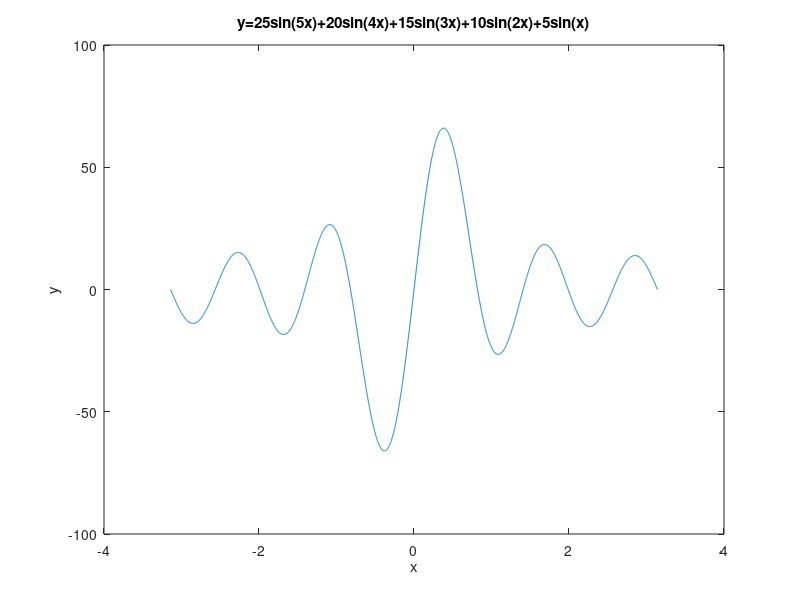
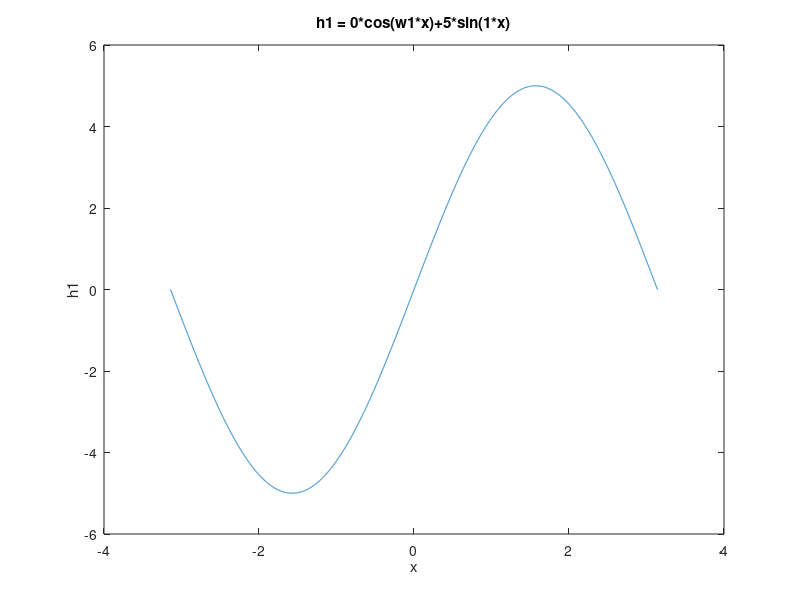
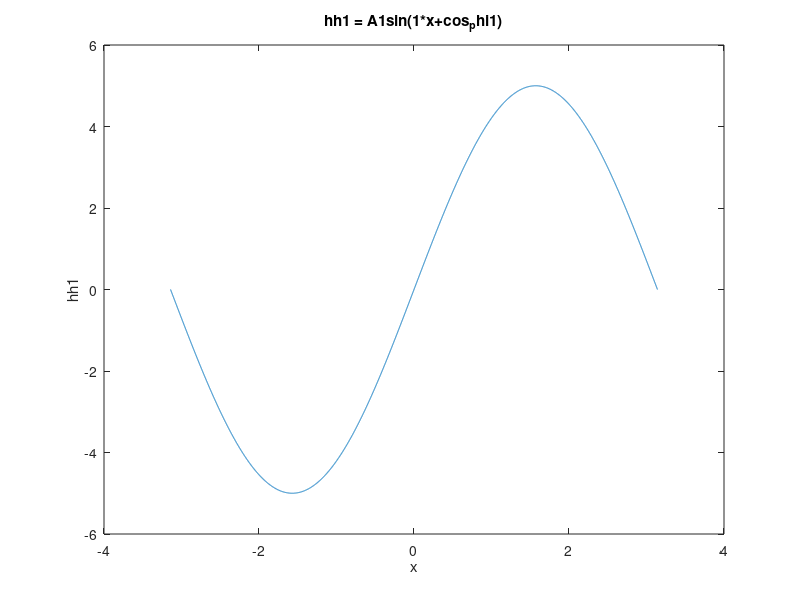
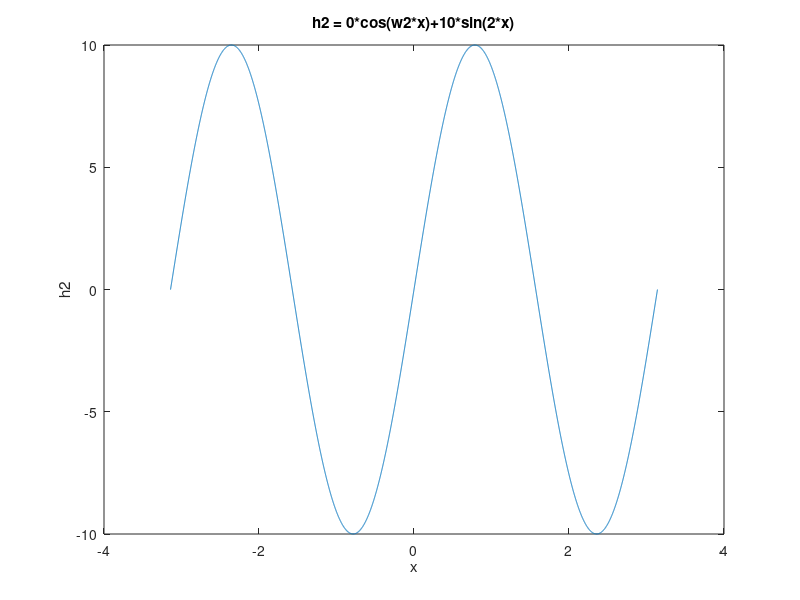

MATLAB code for these plots, in order:
%%% =======================================================================
%%% Recovering the constituent harmonics from a complex wave of known 
%%% frequencies. The formula is Asin(wx + phi) = A(cos(wx)sin(phi)+sin(wx)cos(phi) =
%%% acos(wx) + bsin(wx), where a = Asin(phi) and b = Acos(phi), p. 5.
%%% The recovered harmonics are put back together to see how well
%%% they model the original wave. The graphs indicate that the
%%% harmonics of the form Asin(wx+phi) sometimes model the original wave
%%% better than the harmonics of the form acos(wx)+bsin(wx).
%%%
%%% Author: Vladimir Kulyukin
%%% =======================================================================
DELTA = 0.001;
x = -pi:DELTA:pi;
%% frequencies
w1 = 1;
w2 = 2;
w3 = 3;
w4 = 4;
w5 = 5;

%%% sine coefficients
b1 = 5;
b2 = 10;
b3 = 15;
b4 = 20;
b5 = 25;

%% combined sinusoid
y = arrayfun(@(x) b5*sin(5*x)+b4*sin(4*x)+b3*sin(3*x)+b2*sin(2*x)+b1*sin(1*x), x);

figure(1);
plot(x, y);
xlabel('x');
ylabel('y');
title('y=25sin(5x)+20sin(4x)+15sin(3x)+10sin(2x)+5sin(x)');

%%% All sine coefficients, a0, a1, a2, a3, etc., should be zero.
%%%
%%% Math
%%% These are the cosine coefficients
%%% a0 = 1/pi*integral(-pi, pi){f(x)cos(0x)}dx
%%% a1 = 1/pi*integral(-pi, pi){f(x)cos(1x)}dx
%%% a2 = 1/pi*integral(-pi, pi){f(x)cos(2x)}dx
%%% a3 = 1/pi*integral(-pi, pi){f(x)cos(2x)}dx
%%% etc.
%%% 
%%% These are the sine coefficients
%%% b1 = 1/pi*integral(-pi, pi){f(x)sin(1x)}dx
%%% b2 = 1/pi*integral(-pi, pi){f(x)sin(2x)}dx
%%% b3 = 1/pi*integral(-pi, pi){f(x)sin(3x)}dx
%%% b4 = 1/pi*integral(-pi, pi){f(x)sin(4x)}dx
%%% b5 = 1/pi*integral(-pi, pi){f(x)sin(5x)}dx
%%% etc.
%%%
%%% Computational Approximations
%%% aa0 = 1/pi*sum(-pi, pi){f(x)cos(0x)}dx
%%% aa1 = 1/pi*sum(-pi, pi){f(x)cos(1x)}dx
%%% aa2 = 1/pi*sum(-pi, pi){f(x)cos(2x)}dx
%%% aa3 = 1/pi*sum(-pi, pi){f(x)cos(3x)}dx
%%% etc
%%% 
%%% These are the sine coefficients, the prefix a denotes
%%% approximation
%%% ab1 = 1/pi*sum(-pi, pi){f(x)sin(1x)}dx
%%% ab2 = 1/pi*sum(-pi, pi){f(x)sin(2x)}dx
%%% ab3 = 1/pi*sum(-pi, pi){f(x)sin(3x)}dx
%%% ab4 = 1/pi*sum(-pi, pi){f(x)sin(4x)}dx
%%% ab5 = 1/pi*sum(-pi, pi){f(x)sin(5x)}dx
%%% all other b's are zero
%%%

%% these are all 0's because there are no cosine components.
aa0 = 1/pi*sum(y.*cos(0*x));
aa0 = aa0*DELTA;
aa1 = 1/pi*sum(y.*cos(w1*x));
aa1 = aa1*DELTA;
aa2 = 1/pi*sum(y.*cos(w2*x));
aa2 = aa2*DELTA;
aa3 = 1/pi*sum(y.*cos(w3*x));
aa3 = aa3*DELTA;
aa4 = 1/pi*sum(y.*cos(w4*x));
aa4 = aa4*DELTA;
aa5 = 1/pi*sum(y.*cos(w5*x));
aa5 = aa5*DELTA;

%% 
ab1 = 1/pi*sum(y.*sin(w1*x)); %% ab1 is approx of b coefficient that corresponds to w1=1
ab1 = ab1*DELTA;
ab2 = 1/pi*sum(y.*sin(w2*x));
ab2 = ab2*DELTA;
ab3 = 1/pi*sum(y.*sin(w3*x));
ab3 = ab3*DELTA;
ab4 = 1/pi*sum(y.*sin(w4*x));
ab4 = ab4*DELTA;
ab5 = 1/pi*sum(y.*sin(w5*x));
ab5 = ab5*DELTA;

%% ================ HARMONIC RECOVERY ===================================
%%
%% y consists of five harmonics:
%% h5 = b5*sin(5*x) = 25*sin(5*x)
%% h4 = b4*sin(4*x) = 20*sin(4*x)
%% h3 = b3*sin(3*x) = 15*sin(3*x)
%% h2 = b2*sin(2*x) = 10*sin(2*x)
%% h1 = b1*sin(1*x) = 5*sin(1*x)
%% h1 = a1*cos(w1*x) + b1*sin(w1*x)
%% h2 = a2*cos(w2*x) + b2*sin(w2*x)
%% h3 = a3*cos(w3*x) + b3*sin(w3*x)
%% Can we recover an, bn, wn?
%%

%% ======= Recovering HARMONIC 1 ====================
A1 = sqrt(aa1^2 + ab1^2);
sin_phi1 = asin(aa1/A1); %% since aa1 is 0, this is 0
cos_phi1 = acos(ab1/A1); %% this is the one we use

%% two different formulas for h1
h1 = aa1*cos(w1*x) + ab1*sin(w1*x);
hh1 = A1*sin(w1*x + cos_phi1);

%% plot h1
figure;
plot(x, h1);
xlabel('x');
ylabel('h1');
title('h1 = 0*cos(w1*x)+5*sin(1*x)');

%% plot hh1
figure;
plot(x, hh1);
xlabel('x');
ylabel('hh1');
title('hh1 = A1sin(1*x+cos_phi1)');

%% ======= Recovering HARMONIC 2 ====================
A2 = sqrt(aa2^2 + ab2^2);
sin_phi2 = asin(aa2/A2); %% this is 0, since aa2 = 0
cos_phi2 = acos(ab2/A2); %% this is the one we will use

%% two different formulas for h3
h2 = aa2*cos(w2*x) + ab2*sin(w2*x);
hh2 = A2*sin(w2*x + cos_phi2);

%% plot h2
figure;
plot(x, h2);
xlabel('x');
ylabel('h2');
title('h2 = 0*cos(w2*x)+10*sin(2*x)');

%% plot hh2
figure;
plot(x, hh2);
xlabel('x');
ylabel('hh2');
title('hh2 = A2*sin(2*x+phi2)');

%% ======= Recovering HARMONIC 3 ====================
A3 = sqrt(aa3^2 + ab3^2);
sin_phi3 = asin(aa3/A3); %% this is 0, since aa2 = 0
cos_phi3 = acos(ab3/A3); %% this is the one we will use

%% two different formulas for h3
h3 = aa3*cos(w3*x) + ab3*sin(w3*x);
hh3 = A3*sin(w3*x + cos_phi3);

%% plot h3
figure;
plot(x, h3);
xlabel('x');
ylabel('h3');
title('h3 = 0*cos(w3*x)+15*sin(3*x)');

%% plot hh3
figure;
plot(x, hh3);
xlabel('x');
ylabel('hh3');
title('hh3 = A3*sin(3*x+phi3)');

%% ======= Recovering Harmonic 4 ====================
A4 = sqrt(aa4^2 + ab4^2);
sin_phi4 = asin(aa4/A4); %% this is 0, since aa2 = 0
cos_phi4 = acos(ab4/A4); %% this is the one we will use

%% two different formulas for h4
h4 = aa4*cos(w4*x) + ab4*sin(w4*x);
hh4 = A4*sin(w4*x + cos_phi4);

%% plot h4
figure;
plot(x, h4);
xlabel('x');
ylabel('h4');
title('h4 = 0*cos(w4*x)+20*sin(4*x)');

%% plot hh4
figure;
plot(x, hh4);
xlabel('x');
ylabel('hh4');
title('hh4 = A4*sin(4*x+phi4)');

%% ======= Recovering Harmonic 5 ====================
A5 = sqrt(aa5^2 + ab5^2);
sin_phi5 = asin(aa5/A5); %% this is 0, since aa2 = 0
cos_phi5 = acos(ab5/A5); %% this is the one we will use

%% two different formulas for h5
h5 = aa5*cos(w5*x) + ab5*sin(w5*x);
hh5 = A4*sin(w5*x + cos_phi5);

%% plot h5
figure;
plot(x, h5);
xlabel('x');
ylabel('h5');
title('h5 = 0*cos(w5*x)+25*sin(5*x)');

%% plot hh5
figure;
plot(x, hh5);
xlabel('x');
ylabel('hh5');
title('hh5 = A5*sin(5*x+phi5)');

%% ============== Recombining Harmonics ==============================

yh = h1 + h2 + h3 + h4 + h5;
figure;
plot(x, yh);
xlabel('x');
ylabel('yh');
title('yh = h1+h2+h3+h4+h5');

yhh = hh1+hh2+hh3+hh4+hh5;
figure;
plot(x, yhh);
xlabel('x');
ylabel('yhh');
title('yhh=hh1+hh2+hh3+hh4+hh5');
